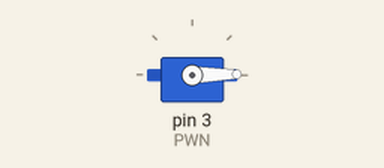
A sketch run on a simulated Arduino Uno, built with avr-gcc and run on an emulated ATmega328P. On the bench: servo.

Above: at 0.05 s.
At 2.2 s:
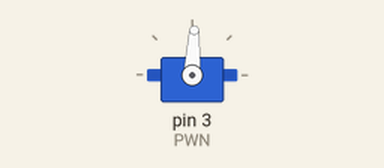
At 4.35 s:
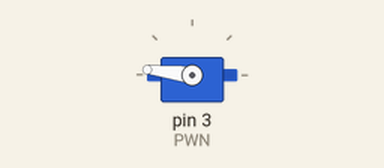
At 8.7 s:
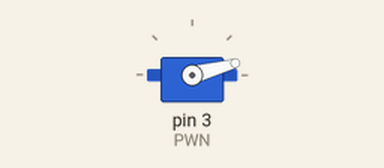
Timing chart, 0 to 11.8 s (numbered marks = the images above):
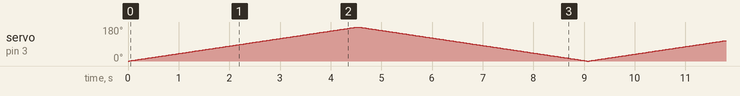

The sketch:

code.ino
```cpp
#include <Servo.h>

/*Variables*/
Servo PWN;

void setup() {
  // Attach the Digital PWD Pin where the servo is connected.
  PWN.attach(3);
}

void loop() {
  //Go to position 0° to 180°
  for(int x=0; x<=180; x++){
    PWN.write(x);
    delay(25);
  }

  //Go to position 180° to 0°
  for(int x=180; x>=0; x--){
    PWN.write(x);
    delay(25);
  }
}
```
